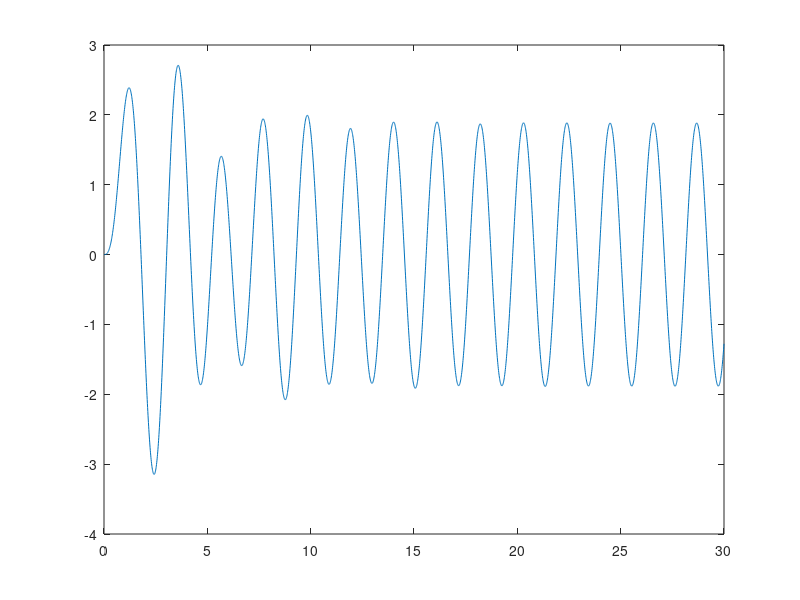

Write MATLAB code to recreate this figure.

function ejericicio_practica


  ti = 0.0;  # Tiempo inicial
  tf = 30.0; # Tiempo final
  dt = 1e-2;
  t = ti : dt : tf;

  A = [0, 1; -4, -0.6];

  y = [[0; 0]];
  w = 1.0;
  for i = 2 : length(t)

    yk = y(:, i - 1);

    # 1) Calculates slope
    bk = [0; 10.0 * sin(3 * t(i-1))];
    current_slope = A * yk + bk;

    # 2) Use slope to calculate K1
    k1 = dt * current_slope;

    # 3) With K1 calculates YG
    yg = yk + k1 * (1.0 / (2.0 * w));

    # 4) With YG calculates K2
    # First calculate slope with YG
    bk_next = [0; 10.0 * sin(3 * t(i))];
    next_slope = A * yg + bk_next;
    k2 = dt * next_slope;

    # 5) Calculates next y
    y(:, i) = yk + (1.0 - w) * k1 + w * k2;

  endfor

  plot(t, y(1, : ));
  #plot(y(2, : ), y(1, : ));

endfunction
